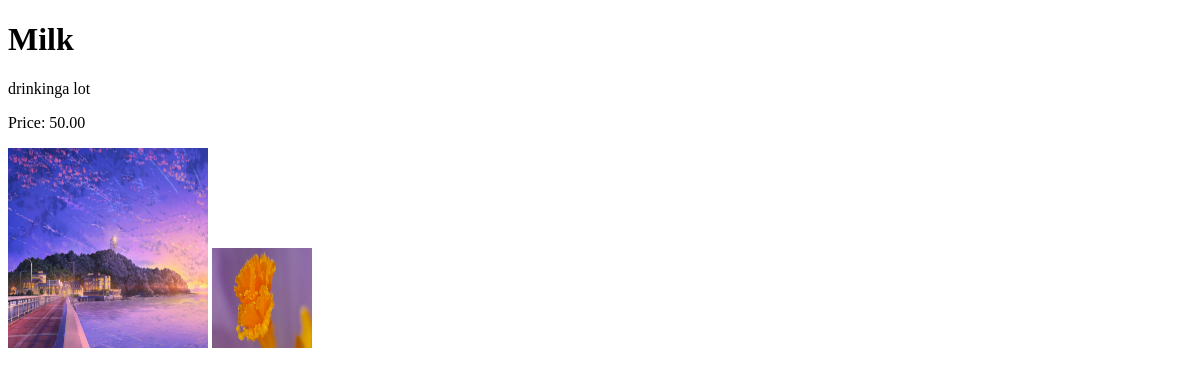
Page /product/Milk on the earlier database version.
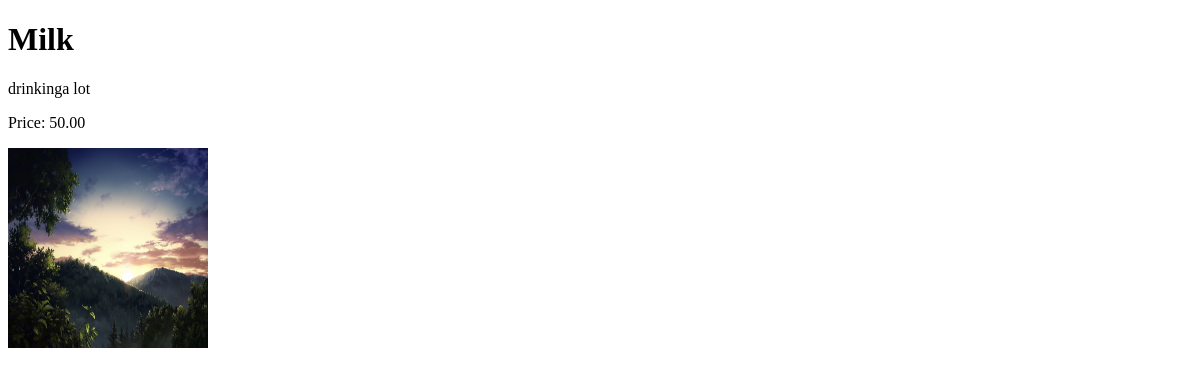
Same page on the later database version.
### products/models.py (models this page shows)
class ProductImage(models.Model):
    product = models.ForeignKey(Product, on_delete=models.CASCADE, related_name="product_image")
    image = models.ImageField(
        verbose_name=("images"),
        help_text=("upload the product image"),
        upload_to="images",
        default="images/default.png"
    )
    alt_text = models.CharField(
        verbose_name=("Alternative Text"),
        help_text=("Please add alternative text"),
        max_length=255,
        null=True,
        blank=True
    )
    is_feature = models.BooleanField(default=False)
    created_at = models.DateTimeField(auto_now_add=True, editable=False)
    UPDATED_at = models.DateTimeField(auto_now=True)
    class Meta:
        verbose_name=("product Image")
        verbose_name_plural=("product Images")

### products/views.py (the view)
# urls.py: path('product/<slug:slug>', views.product_detail, name='product_detail'),
def product_detail(request, slug):
    product = get_object_or_404(Product, slug=slug, is_active=True)
    template_name = 'single.html'
    context ={
        'product': product,
        'template_name': template_name,
    }
    return render(request, 'single.html', {'product': product})

### templates/single.html (shortened to what this page needs)
<!DOCTYPE html>
<html>
<head>
</head>
<body>
    <h1>{{ product.title }}</h1>
    <p>{{ product.description }}</p>
    <p>Price: {{ product.regular_price }}</p>
    {% for image in product.product_image.all %}
    {% if image.is_feature %}
    <img class="card-img-top custom-img" width="200px" height="200px" src="{{ image.image.url }}" alt="{{ image.image.alt_text }}" />
    {% else %}
    <img class="card-img-top custom-img" width="100px" height="100px" src="{{ image.image.url }}" alt="{{ image.image.alt_text }}" />
    {%endif%}
    {% endfor%}
</body>
</html>

Differences in the rows shown:
removed ProductImage: image (picture)
changed ProductImage: image: a different picture
